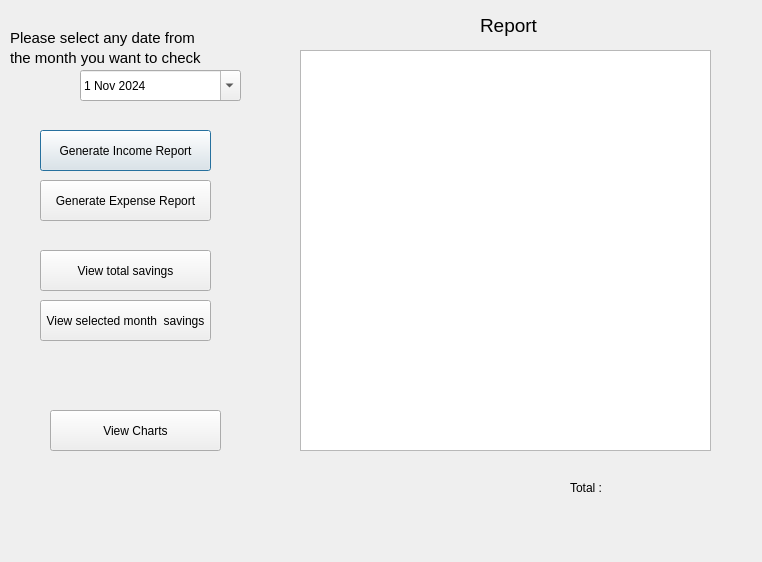
<?xml version="1.0" encoding="UTF-8"?>
<ui version="4.0">
 <class>Reports</class>
 <widget class="QDialog" name="Reports">
  <property name="geometry">
   <rect>
    <x>0</x>
    <y>0</y>
    <width>762</width>
    <height>562</height>
   </rect>
  </property>
  <property name="windowTitle">
   <string>Dialog</string>
  </property>
  <widget class="QPushButton" name="pushButton">
   <property name="geometry">
    <rect>
     <x>40</x>
     <y>130</y>
     <width>171</width>
     <height>41</height>
    </rect>
   </property>
   <property name="text">
    <string>Generate Income Report</string>
   </property>
  </widget>
  <widget class="QPushButton" name="pushButton_2">
   <property name="geometry">
    <rect>
     <x>40</x>
     <y>180</y>
     <width>171</width>
     <height>41</height>
    </rect>
   </property>
   <property name="text">
    <string>Generate Expense Report</string>
   </property>
  </widget>
  <widget class="QPushButton" name="pushButton_3">
   <property name="geometry">
    <rect>
     <x>40</x>
     <y>250</y>
     <width>171</width>
     <height>41</height>
    </rect>
   </property>
   <property name="text">
    <string>View total savings</string>
   </property>
  </widget>
  <widget class="QTableView" name="tableView">
   <property name="geometry">
    <rect>
     <x>300</x>
     <y>50</y>
     <width>411</width>
     <height>401</height>
    </rect>
   </property>
  </widget>
  <widget class="QDateEdit" name="start">
   <property name="geometry">
    <rect>
     <x>80</x>
     <y>70</y>
     <width>161</width>
     <height>31</height>
    </rect>
   </property>
   <property name="currentSection">
    <enum>QDateTimeEdit::Section::MonthSection</enum>
   </property>
   <property name="calendarPopup">
    <bool>true</bool>
   </property>
   <property name="date">
    <date>
     <year>2024</year>
     <month>11</month>
     <day>1</day>
    </date>
   </property>
  </widget>
  <widget class="QLabel" name="label">
   <property name="geometry">
    <rect>
     <x>570</x>
     <y>480</y>
     <width>49</width>
     <height>16</height>
    </rect>
   </property>
   <property name="text">
    <string>Total :</string>
   </property>
  </widget>
  <widget class="QLabel" name="amtlabel">
   <property name="geometry">
    <rect>
     <x>630</x>
     <y>480</y>
     <width>49</width>
     <height>16</height>
    </rect>
   </property>
   <property name="text">
    <string/>
   </property>
  </widget>
  <widget class="QLabel" name="label_2">
   <property name="geometry">
    <rect>
     <x>480</x>
     <y>10</y>
     <width>71</width>
     <height>31</height>
    </rect>
   </property>
   <property name="font">
    <font>
     <pointsize>14</pointsize>
    </font>
   </property>
   <property name="text">
    <string>Report</string>
   </property>
  </widget>
  <widget class="QPushButton" name="pushButton_4">
   <property name="geometry">
    <rect>
     <x>50</x>
     <y>410</y>
     <width>171</width>
     <height>41</height>
    </rect>
   </property>
   <property name="text">
    <string>View Charts</string>
   </property>
  </widget>
  <widget class="QLabel" name="label_3">
   <property name="geometry">
    <rect>
     <x>10</x>
     <y>30</y>
     <width>421</width>
     <height>16</height>
    </rect>
   </property>
   <property name="font">
    <font>
     <pointsize>11</pointsize>
    </font>
   </property>
   <property name="text">
    <string>Please select any date from </string>
   </property>
  </widget>
  <widget class="QPushButton" name="pushButton_5">
   <property name="geometry">
    <rect>
     <x>40</x>
     <y>300</y>
     <width>171</width>
     <height>41</height>
    </rect>
   </property>
   <property name="text">
    <string>View selected month  savings</string>
   </property>
  </widget>
  <widget class="QLabel" name="label_4">
   <property name="geometry">
    <rect>
     <x>10</x>
     <y>50</y>
     <width>421</width>
     <height>16</height>
    </rect>
   </property>
   <property name="font">
    <font>
     <pointsize>11</pointsize>
    </font>
   </property>
   <property name="text">
    <string>the month you want to check</string>
   </property>
  </widget>
 </widget>
 <resources/>
 <connections/>
</ui>
